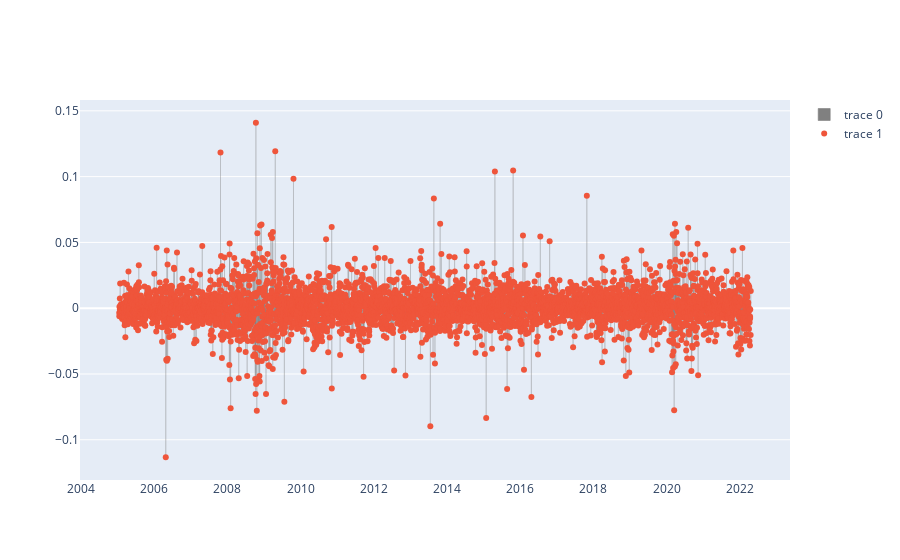

Write notebook code for a chart like this one.
### Code cell
fig.show()

### Figure 1 — Plotly figure (JSON) as saved in the notebook; plotly's stock layout.template omitted (floating-point values rounded to 4 significant figures; data arrays with more than 128 entries replaced by an {"elided": "..."} marker saying what was removed)
{"data": [{"marker": {"color": "gray", "line": {"color": "gray", "width": 0.6}, "opacity": 0.5}, "type": "bar", "width": 1, "x": {"elided": "4343 str values"}, "y": {"elided": "4343 float values"}}, {"mode": "markers", "type": "scatter", "x": {"elided": "4343 str values"}, "y": {"elided": "4343 float values"}}], "layout": {}}
